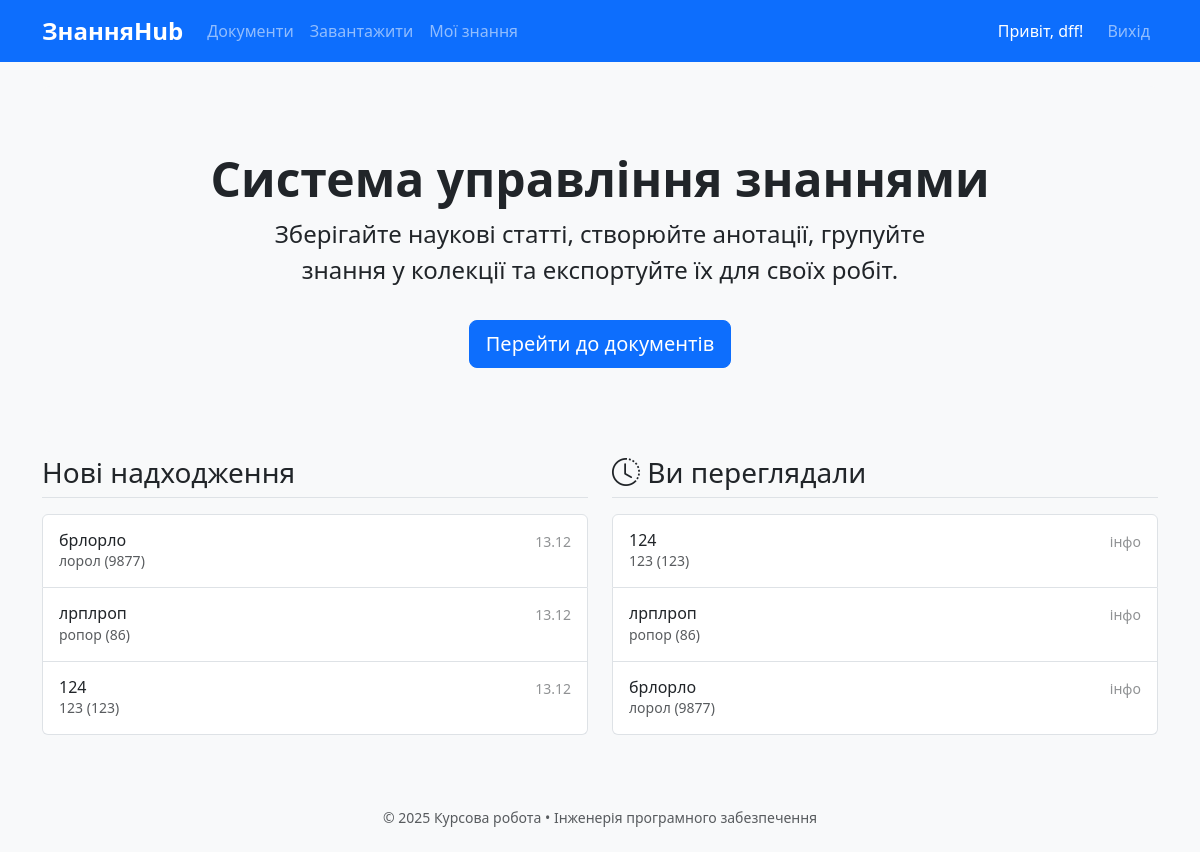
/ (signed in), run on an earlier commit of the app's database.
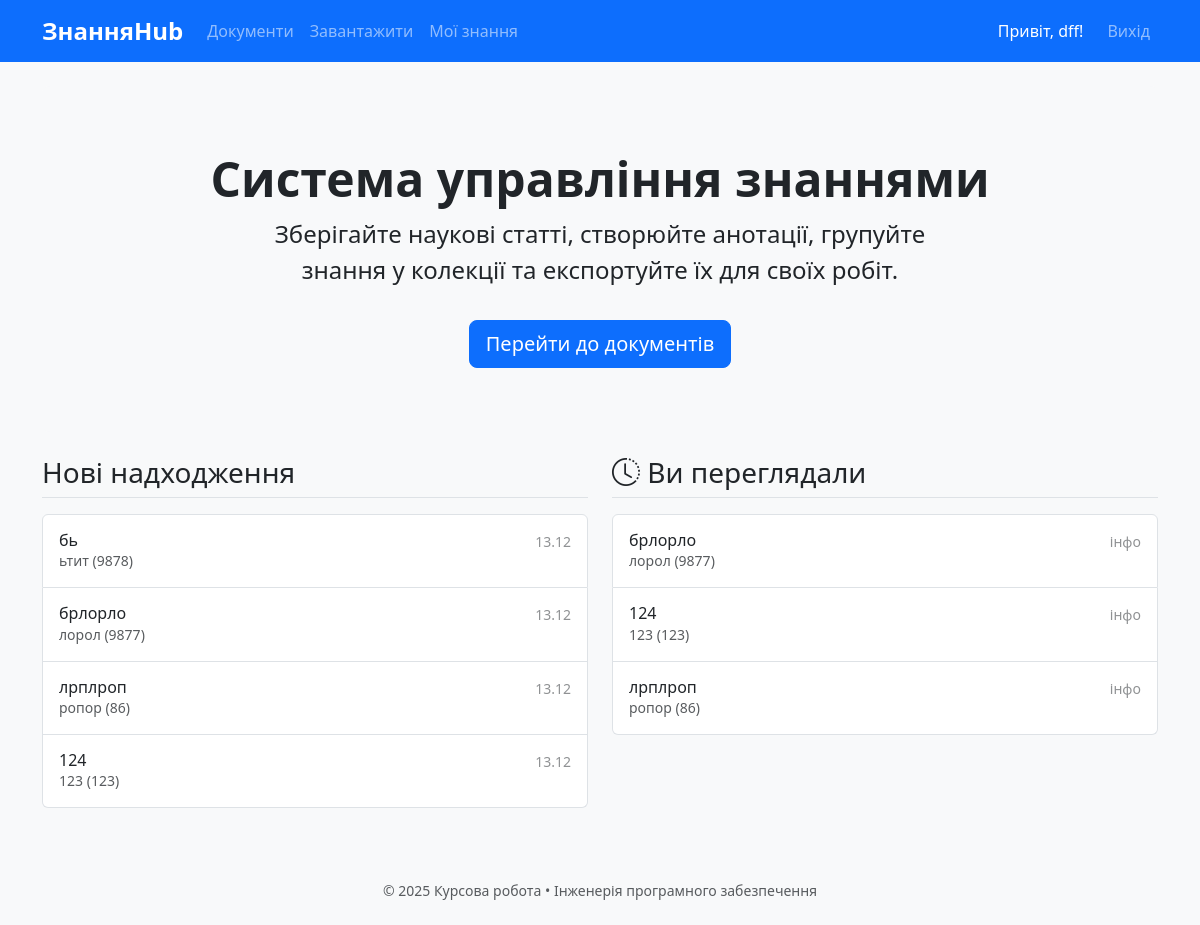
And on a later commit of the database.
### models.py (models this page shows)
class Document(db.Model):
    id = db.Column(db.Integer, primary_key=True)
    title = db.Column(db.String(300), nullable=False)
    authors = db.Column(db.Text)
    year = db.Column(db.Integer)
    source = db.Column(db.Text)
    doc_type = db.Column(db.String(50))
    original_filename = db.Column(db.String(300), nullable=False)
    stored_filename = db.Column(db.String(200), nullable=False, unique=True)
    uploaded_at = db.Column(db.DateTime, default=datetime.utcnow)
    uploaded_by = db.Column(db.Integer, db.ForeignKey('user.id'))
    user = db.relationship('User', backref='documents')

### app.py (the view)
    @app.route('/')
    def index():
        recent_uploads = Document.query.order_by(Document.uploaded_at.desc()).limit(10).all()
        return render_template('index.html', recent=recent_uploads)

### templates/index.html (shortened to what this page needs)
{% extends "base.html" %}
{% block content %}
<div class="p-5 mb-4 bg-light rounded-3 text-center">
    <div class="container-fluid py-3 d-flex flex-column align-items-center">
        <h1 class="display-5 fw-bold text-center w-100">Система управління знаннями</h1>
        <p class="col-md-8 fs-4 mx-auto text-center">Зберігайте наукові статті, створюйте анотації, групуйте знання у колекції та експортуйте їх для своїх робіт.</p>
        {% if not current_user.is_authenticated %}
            <a href="{{ url_for('register') }}" class="btn btn-primary btn-lg mt-3" type="button">Почати роботу</a>
        {% else %}
            <a href="{{ url_for('document_list') }}" class="btn btn-primary btn-lg mt-3" type="button">Перейти до документів</a>
        {% endif %}
    </div>
</div>
<div class="row g-4">
    <div class="col-md-6">
        <h3 class="mb-3 border-bottom pb-2">Нові надходження</h3>
        <div class="list-group">
            {% for doc in recent %}
            <a href="{{ url_for('document_detail', doc_id=doc.id) }}" class="list-group-item list-group-item-action d-flex gap-3 py-3" aria-current="true">
                <div class="d-flex gap-2 w-100 justify-content-between">
                    <div>
                        <h6 class="mb-0">{{ doc.title }}</h6>
                        <p class="mb-0 opacity-75 small">{{ doc.authors }} ({{ doc.year }})</p>
                    </div>
                    <small class="opacity-50 text-nowrap">{{ doc.uploaded_at.strftime('%d.%m') }}</small>
                </div>
            </a>
            {% endfor %}
        </div>
    </div>
    {% if current_user.is_authenticated %}
    <div class="col-md-6">
        <h3 class="mb-3 border-bottom pb-2">
            <i class="bi bi-clock-history"></i> Ви переглядали
        </h3>
        <div class="list-group">
            {% if recently_viewed_docs %}
                {% for doc in recently_viewed_docs %}
                <a href="{{ url_for('document_detail', doc_id=doc.id) }}" class="list-group-item list-group-item-action d-flex gap-3 py-3">
                    <div class="d-flex gap-2 w-100 justify-content-between">
                        <div>
                            <h6 class="mb-0">{{ doc.title }}</h6>
                            <p class="mb-0 opacity-75 small">{{ doc.authors }} ({{ doc.year or '-' }})</p>
                        </div>
                        <small class="opacity-50 text-nowrap">інфо</small>
                    </div>
                </a>
                {% endfor %}
            {% else %}
                <div class="list-group-item text-muted text-center py-4">
                    Історія переглядів порожня
                </div>
            {% endif %}
        </div>
    </div>
    {% endif %}
</div>
{% endblock %}

What changed in the data, as far as the page shows it:
added Document: title "бь", authors "ьтит", year "9878", uploaded_at "13.12", shown under "Нові надходження"
shown differently, row unchanged: Document "брлорло": moves up the list
